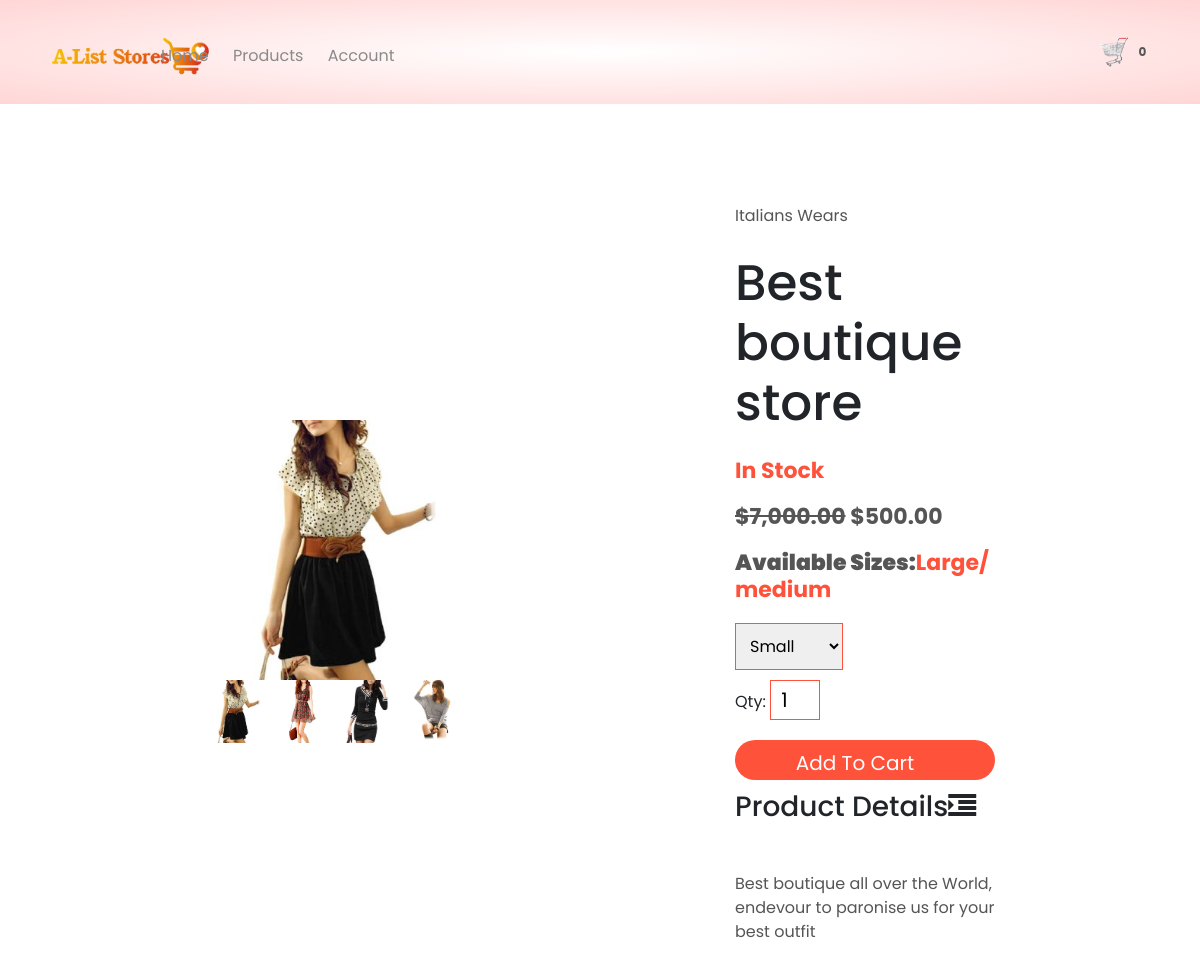
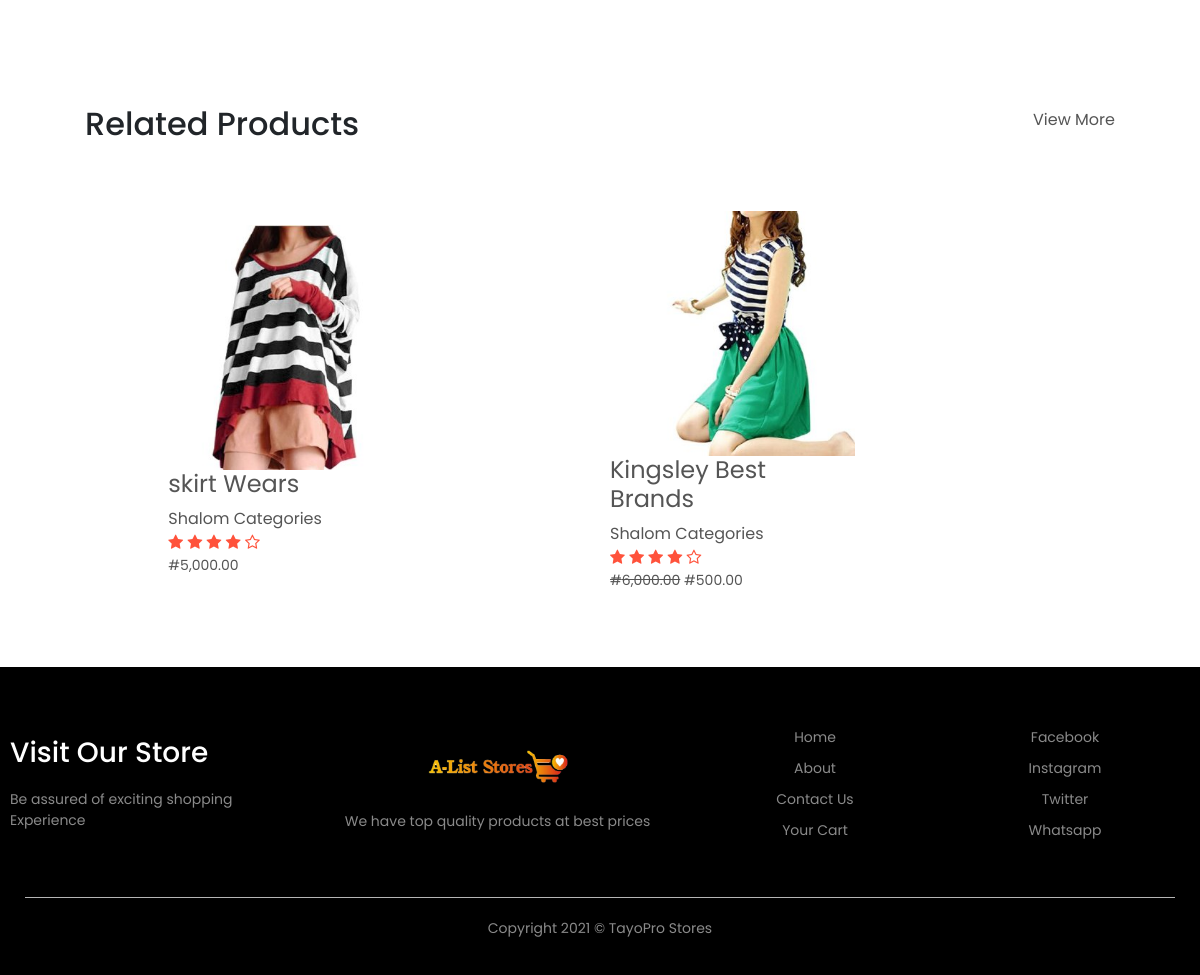
The app's page /product-detail/1/italians-wears with its own data (2 pictures, top to bottom).
### home/models.py (models this page shows, shortened)
class Setting(models.Model):
    STATUS =(
        ('True', 'True'),
        ('False', 'False'),
    )
    title = models.CharField(max_length=100)
    keywords = models.CharField(max_length=255)
    description = models.CharField(max_length=255, null=True)
    company = models.CharField(max_length=50, null=True)
    address = models.CharField( max_length=100)
    phone = models.CharField( null=True, max_length=15)
    email = models.CharField(blank=True, max_length=50)
    icon = models.ImageField(blank=True,null=True,  upload_to='images/')
    logo = models.ImageField(blank=True,null=True, upload_to='images/')
    cart_icon = models.ImageField(blank=True,null=True, upload_to='images/')
    menu_icon = models.ImageField(blank=True,null=True, upload_to='images/')
    facebook = models.CharField(blank=True, max_length=50)
    instagram = models.CharField(blank=True, max_length=50)
    twitter = models.CharField(blank=True, max_length=50)
    created_at = models.DateTimeField(auto_now_add=True)
    updated_at = models.DateTimeField(auto_now=True)
    about =RichTextUploadingField(blank=True)
    about2 =RichTextUploadingField(blank=True, default='About')
    contact =RichTextUploadingField(blank=True)
    status = models.CharField(max_length=10, choices=STATUS)

### product/models.py (models this page shows, shortened)
class Product(models.Model):
    STATUS =(
        ('True', 'True'),
        ('False', 'False'),
    )
    AVAILABLE =(
        ('In Stock', 'In Stock'),
        ('Out Of Stock', 'Out Of Stock'),
        ('ReStocked', 'ReStocked'),
    )
    category = models.ForeignKey(Category, on_delete=models.DO_NOTHING)
    title = models.CharField(max_length=150, blank=True)
    keywords = models.CharField(max_length=255)
    description = models.CharField(max_length=255)
    image= models.ImageField(blank=True, upload_to='images/')
    price = models.FloatField(null=True, blank=True)
    sizes = models.CharField(max_length=30, null=True, default='Large')
    discount_price= models.FloatField(blank=True, null=True)
    available= models.CharField(choices=AVAILABLE, max_length=15, default='In Stock')
    quantity_instock = models.IntegerField(null=True, blank=True, default=1000)
    minquantity = models.IntegerField(blank=True)
    amount = models.IntegerField(null=True, blank=True)
    status = models.CharField(max_length=10, choices=STATUS)
    slug = models.SlugField(null=False, unique=True)
    created_at = models.DateTimeField(auto_now_add=True)
    updated_at = models.DateTimeField(auto_now=True)
    featured = models.BooleanField(blank=True)
    latest = models.BooleanField(blank=True)
    banner = models.BooleanField(blank=True)
    offer = models.BooleanField(blank=True)
    detail = RichTextUploadingField()
    def image_tag(self):
        return mark_safe('<img src="{}" height="50"/>'.format(self.image.url))
    image_tag.short_description = 'Image'

class Images(models.Model):
    product=models.ForeignKey(Product,on_delete=models.DO_NOTHING, blank=True)
    image= models.ImageField(blank=True, upload_to='images/')

class Category(models.Model):
    STATUS =(
        ('True', 'True'),
        ('False', 'False'),
    )
    title = models.CharField(max_length=150)
    image = models.ImageField(blank=True, upload_to='images/')
    status = models.CharField(max_length=10, choices=STATUS)
    slug = models.SlugField(null=False, unique=True)
    created_at = models.DateTimeField(auto_now_add=True)
    def __str__(self):
        return self.title

### home/views.py (the view)
# urls.py: path('product-detail/<str:id>/<slug:slug>', views.prod_detail, name='prod_detail'),
def prod_detail(request,id,slug):
    setting= Setting.objects.get(pk=1)
    category = Category.objects.all()
    products = Product.objects.filter(category_id=id)
    product = Product.objects.get(pk=id)
    images = Images.objects.filter(product_id=id)
    context= {
                'setting': setting,
                'category': category,
                'products': products,
                'product': product,
                'images': images,
    }
    return render(request, 'product-details.html', context)

### home/context_processor.py (called while the page is built)
def cartcount(request):
    cartcount = ShopCart.objects.filter(order_placed=False).filter(user__username=request.user.username)
    total_quantity = 0
    for item in cartcount:
        total_quantity += item.quantity
    context = {'itemcount':total_quantity}
    return context

### home/templates/product-details.html (shortened to what this page needs)
{% extends 'base.html' %}
{% load humanize %}
{% block header %} {% include "prod-header.html" %} {% endblock header %}
{% block content %}
    <div class="small-container single-product">
        <div class="row">
            <div class="col-2">
                <img src="{{product.image.url}}" width="100%" id="ProductImg">
                <div class="small-img-row">
                    {% if images %}
                        {% for item in images %}
                            <div class="small-img-col">
                                <img src="{{item.image.url}}" width="100%" class="SmallImg">
                            </div>
                        {% endfor %}
                    {% endif %}
                </div>
            </div>
            <div class="col-2">
                <p>{{product.title}}</p>
                <h1>{{product.description}}</h1>
                <h4><span style="color: #ff523b;">{{product.available}}</span></h4>
                <h4>
                    {% if product.discount_price %}
                        <del>${{product.price | floatformat:2 | intcomma}}</del>
                        <span>${{ product.discount_price| floatformat:2 | intcomma }}</span>
                    {% else %}
                        <span>${{ product.price| floatformat:2 | intcomma }}</span>
                    {% endif %}
                </h4>
                <h4><strong>Available Sizes:</strong><span style="color: #ff523b;">{{product.sizes}}</span></h4>
                <form  action="{% url 'order:addtoshopcart' %}" method="POST">
                    <select name="size">
                        <option value="Small">Small</option>
                    </select>
                    <label>Qty:</label>
                    <input type="number" name="quantity" value="1" min="{{product.minquantity}}" max="{{product.quantity_instock}}">
                    <input type="submit" class="buttons" value="Add To Cart">
                </form>
                <h3>Product Details<i class="fa fa-indent"></i></h3>
                <br>
                <p>{{product.detail|safe}}</p>
            </div>
        </div>
    </div>
    <div class="small-container">
        <div class="row row-2">
            <h2>Related Products</h2>
            <a href="{% url 'category' %}"><p>View More</p></a>
        </div>
    </div>
    <div class="small-container">
        <div class="row">
            {% if products %}
                {% for item in products %}
                    <div class="col-4">
                        <a href="{% url 'prod_detail' item.id item.slug %}"><img src="{{ item.image.url}}"></a>
                        <a href="{% url 'prod_detail' item.id item.slug %}"><h4>{{item.title}}</h4></a>
                        <a href="{% url 'prod_detail' item.id item.slug %}" class="category">{{item.category}}</a>
                        <div class="rating">
                            <i class="fa fa-star"></i>
                            <i class="fa fa-star"></i>
                            <i class="fa fa-star"></i>
                            <i class="fa fa-star"></i>
                            <i class="fa fa-star-o"></i>
                        </div>
                        <p class="price">
                            {% if item.discount_price %}
                                <del>#{{item.price | floatformat:2 | intcomma}}</del>
                                <span>#{{ item.discount_price | floatformat:2 | intcomma }}</span>
                            {% else %}
                                <span>#{{ item.price | floatformat:2 | intcomma}}</span>
                            {% endif %}
                        </p>
                    </div>
                {% endfor %}
            {% endif %}
    </div>
</div>
    {% endblock content %}
    {% block footer %}  {% include "footer.html" %} {% endblock footer %}

### home/templates/prod-header.html (shortened to what this page needs)
<div class="headermain">
    <div class="container">
        <div class="header">
            <div class="logo">
                <a href="{% url 'index' %}"><img src="{{setting.logo.url}}" alt="company logo here"></a>
            </div>
            <div class="navbar">
                <ul id="MenuItems">
                        <li><a href="{% url 'index' %}">Home</a></li>
                        <li><a href="{% url 'category' %}">Products</a></li>
                    {% if user.id is not None %}
                        <li><a href="{% url 'user' %}"><img src="{{profile.image.url}}" alt="" style="border-radius: 30px; height:40px"></a></li>
                        <li>
                           welcome!<a href="{% url 'user' %}">
                                {% if request.user.first_name %}
                                    <p><strong> {{request.user.first_name}}</strong></p>
                                {% else %}
                                    <p><strong>{{request.user.username}}</strong></p>
                                {% endif %}
                           </a>
                        <li><a href="{% url 'logoutfunc' %}">Logout</a></li>
                        <li><a href="">Change Password</a></li>
                    {% else %}
                        <li><a href="{% url 'accountform' %}">Account</a></li>
                    {% endif %}
                </ul>
            </div>
            <a href="{% url 'order:shopcart' %}"><img src="{{setting.cart_icon.url}}" alt="shop cart" width="30px" height="30px">
                {% if itemcount > 0 %}
                    <span class="badge red z-depth-1 mr-1">{{ itemcount }}</span>
                {% else %}
                    <span class="badge red z-depth-1 mr-1">0</span>
                {% endif %}
            </a>
        </div>
    </div>
</div>

### home/templates/footer.html
 <div class="footer">
    <div class="container">
        <div class="row">
            <div class="footer-col-1">
                <h3>Visit Our Store</h3>
                <p>Be assured of exciting shopping Experience </p>
            </div>
            <div class="footer-col-2">
                <a href="{% url 'index' %}"><img src="{{setting.logo.url}}"></a>
                <p>We have top quality products at best prices</p>
            </div>
            <div class="footer-col-3">
                <ul>
                    <li><a href="{% url 'index' %}">Home</a></li>
                    <li><a href="{% url 'about' %}">About</a></li>
                    <li><a href="{% url 'contact' %}">Contact Us</a></li>
                    <li><a href="{% url 'order:shopcart' %}">Your Cart</a></li>
                </ul>
            </div>
            <div class="footer-col-4">
                <ul>
                    <li><a href="">Facebook</a></li>
                    <li><a href="">Instagram</a></li>
                    <li><a href="">Twitter</a></li>
                    <li><a href="">Whatsapp</a></li>
                </ul>
            </div>
        </div>
        <hr>
        <p class="copyright">Copyright 2021 &copy; TayoPro Stores</p>
    </div>
</div>

### home/static/css/main.css (style rules this page uses)
* { padding: 0; margin: 0; box-sizing: border-box; }
body { font-family: 'Poppins', sans-serif; }
.headermain { background: radial-gradient(#fff, #ffd6d6); }
.container { max-width: 1300px; margin: auto; padding: 0 25px; }
.header { display: flex; align-items: center; padding: 20px; }
.logo { width: 100px; }
.logo img { width: 170px; }
.navbar { flex: 1; text-align: right; }
.navbar li { display: inline-block; margin-right: 20px; }
a { text-decoration: none; color: #555; }
p { color: #555; }
.row { display: flex; align-items: center; flex-wrap: wrap; justify-content: space-around; }
.col-2 { flex-basis: 50%; min-width: 300px; }
.col-2 img { max-width: 100%; padding: 50px 0; }
.col-2 h1 { font-size: 50px; line-height: 60px; margin: 25px 0; }
.buttons { display: inline-block; background: #ff523b; color: white; text-decoration: none; padding: 8px 30px; margin: 30px 0; border-radius: 30px; }
.small-container { max-width: 1080px; margin: auto; padding: 0 25px; }
.col-4 { flex-basis: 25%; padding: 10px; min-width: 200px; margin-bottom: 50px; transition: transform 0.5s; }
.col-4 img { width: 100%; }
h4 { color: #555; font-weight: normal; }
.col-4 p { font-size: 14px; }
.rating .fa { color: #ff523b; }
.footer { background: black; color: #8a8a8a; font-size: 14px; padding: 60px 0 20px; }
.footer p { color: #8a8a8a; }
.footer h3 { color: white; margin-bottom: 20px; }
.footer-col-1, .footer-col-2, .footer-col-3, .footer-col-4 { min-width: 250px; margin-bottom: 20px; }
.footer-col-1 { flex-basis: 25%; }
.footer-col-2 { flex: 1; text-align: center; }
.footer-col-2 img { width: 150px; margin-bottom: 20px; }
.footer-col-3, .footer-col-4 { flex-basis: 20%; text-align: center; }
ul { list-style-type: none; }
ul li { margin-bottom: 10px; }
ul a { text-decoration: none; color: #8a8a8a; }
.footer hr { border: none; background: #b5b5b5; height: 1px; margin: 20px 0; }
.copyright { text-align: center; }
.row-2 { justify-content: space-between; margin: 100px auto 50px; }
select { border: 1px solid #ff523b; padding: 5px; }
.single-product { margin-top: 80px; }
.single-product .col-2 { padding: 20px; }
.single-product .col-2 img { padding: 0; }
.single-product h4 { margin: 20PX 0; font-size: 22PX; font-weight: bold; }
.single-product select { display: block; padding: 10px; margin-top: 20px; }
.single-product input { width: 50px; height: 40px; padding-left: 10px; font-size: 20px; margin-right: 10px; border: 1px solid #ff523b; }
.small-img-row { display: flex; justify-content: space-between; }
.small-img-col { flex-basis: 24%; cursor: pointer; }
form input { width: 100%; height: 30px; margin: 10px 0; padding: 0 10px; border: 1px solid #ccc; }
form .buttons { width: 100%; border: none; cursor: pointer; margin: 10px 0; }

### records on screen
Setting: logo (picture), cart_icon (picture)
Product: image (picture), title "Italians Wears", description "Best boutique store", available "In Stock", price "7,000.00", discount_price "500.00", sizes "Large/ medium", quantity "1", detail "Best boutique all over the World, endevour to paronise us for your best outfit"
Images: image (picture)
Images: image (picture)
Images: image (picture)
Images: image (picture)
Product: image (picture), title "skirt Wears", category "Shalom Categories", price "5,000.00"
Product: image (picture), title "Kingsley Best Brands", category "Shalom Categories", price "6,000.00", discount_price "500.00"
